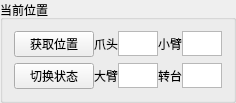
           <widget class="QGroupBox" name="groupBox_4">
            <property name="enabled">
             <bool>true</bool>
            </property>
            <property name="sizePolicy">
             <sizepolicy hsizetype="Minimum" vsizetype="Minimum">
              <horstretch>0</horstretch>
              <verstretch>0</verstretch>
             </sizepolicy>
            </property>
            <property name="maximumSize">
             <size>
              <width>16777215</width>
              <height>220</height>
             </size>
            </property>
            <property name="font">
             <font>
              <weight>50</weight>
              <bold>false</bold>
              <underline>false</underline>
             </font>
            </property>
            <property name="styleSheet">
             <string notr="true"/>
            </property>
            <property name="title">
             <string>当前位置</string>
            </property>
            <property name="flat">
             <bool>false</bool>
            </property>
            <property name="checkable">
             <bool>false</bool>
            </property>
            <layout class="QVBoxLayout" name="verticalLayout_4">
             <item>
              <layout class="QHBoxLayout" name="horizontalLayout_10" stretch="0,0,0,0,0">
               <property name="spacing">
                <number>0</number>
               </property>
               <property name="topMargin">
                <number>0</number>
               </property>
               <item>
                <widget class="QPushButton" name="pushButton_ReadLocation">
                 <property name="sizePolicy">
                  <sizepolicy hsizetype="Minimum" vsizetype="Minimum">
                   <horstretch>0</horstretch>
                   <verstretch>0</verstretch>
                  </sizepolicy>
                 </property>
                 <property name="maximumSize">
                  <size>
                   <width>100</width>
                   <height>35</height>
                  </size>
                 </property>
                 <property name="text">
                  <string>获取位置</string>
                 </property>
                </widget>
               </item>
               <item>
                <widget class="QLabel" name="label_3">
                 <property name="maximumSize">
                  <size>
                   <width>30</width>
                   <height>20</height>
                  </size>
                 </property>
                 <property name="text">
                  <string>爪头</string>
                 </property>
                </widget>
               </item>
               <item>
                <widget class="QTextEdit" name="textEdit_ClowObtain">
                 <property name="sizePolicy">
                  <sizepolicy hsizetype="Preferred" vsizetype="Preferred">
                   <horstretch>0</horstretch>
                   <verstretch>0</verstretch>
                  </sizepolicy>
                 </property>
                 <property name="maximumSize">
                  <size>
                   <width>40</width>
                   <height>25</height>
                  </size>
                 </property>
                 <property name="tabChangesFocus">
                  <bool>true</bool>
                 </property>
                 <property name="html">
                  <string>&lt;!DOCTYPE HTML PUBLIC &quot;-//W3C//DTD HTML 4.0//EN&quot; &quot;http://www.w3.org/TR/REC-html40/strict.dtd&quot;&gt;
&lt;html&gt;&lt;head&gt;&lt;meta name=&quot;qrichtext&quot; content=&quot;1&quot; /&gt;&lt;style type=&quot;text/css&quot;&gt;
p, li { white-space: pre-wrap; }
&lt;/style&gt;&lt;/head&gt;&lt;body style=&quot; font-family:'SimSun'; font-size:9pt; font-weight:400; font-style:normal;&quot;&gt;
&lt;p align=&quot;center&quot; style=&quot;-qt-paragraph-type:empty; margin-top:0px; margin-bottom:0px; margin-left:0px; margin-right:0px; -qt-block-indent:0; text-indent:0px;&quot;&gt;&lt;br /&gt;&lt;/p&gt;&lt;/body&gt;&lt;/html&gt;</string>
                 </property>
                </widget>
               </item>
               <item>
                <widget class="QLabel" name="label_4">
                 <property name="maximumSize">
                  <size>
                   <width>30</width>
                   <height>20</height>
                  </size>
                 </property>
                 <property name="text">
                  <string>小臂</string>
                 </property>
                </widget>
               </item>
               <item>
                <widget class="QTextEdit" name="textEdit_SArmObtain">
                 <property name="sizePolicy">
                  <sizepolicy hsizetype="Preferred" vsizetype="Preferred">
                   <horstretch>0</horstretch>
                   <verstretch>0</verstretch>
                  </sizepolicy>
                 </property>
                 <property name="maximumSize">
                  <size>
                   <width>40</width>
                   <height>25</height>
                  </size>
                 </property>
                 <property name="tabChangesFocus">
                  <bool>true</bool>
                 </property>
                 <property name="html">
                  <string>&lt;!DOCTYPE HTML PUBLIC &quot;-//W3C//DTD HTML 4.0//EN&quot; &quot;http://www.w3.org/TR/REC-html40/strict.dtd&quot;&gt;
&lt;html&gt;&lt;head&gt;&lt;meta name=&quot;qrichtext&quot; content=&quot;1&quot; /&gt;&lt;style type=&quot;text/css&quot;&gt;
p, li { white-space: pre-wrap; }
&lt;/style&gt;&lt;/head&gt;&lt;body style=&quot; font-family:'SimSun'; font-size:9pt; font-weight:400; font-style:normal;&quot;&gt;
&lt;p align=&quot;center&quot; style=&quot;-qt-paragraph-type:empty; margin-top:0px; margin-bottom:0px; margin-left:0px; margin-right:0px; -qt-block-indent:0; text-indent:0px;&quot;&gt;&lt;br /&gt;&lt;/p&gt;&lt;/body&gt;&lt;/html&gt;</string>
                 </property>
                </widget>
               </item>
              </layout>
             </item>
             <item>
              <layout class="QHBoxLayout" name="horizontalLayout_9">
               <property name="spacing">
                <number>0</number>
               </property>
               <item>
                <widget class="QPushButton" name="pushButton_SwitchStatus">
                 <property name="sizePolicy">
                  <sizepolicy hsizetype="Minimum" vsizetype="Minimum">
                   <horstretch>0</horstretch>
                   <verstretch>0</verstretch>
                  </sizepolicy>
                 </property>
                 <property name="maximumSize">
                  <size>
                   <width>100</width>
                   <height>35</height>
                  </size>
                 </property>
                 <property name="text">
                  <string>切换状态</string>
                 </property>
                </widget>
               </item>
               <item>
                <widget class="QLabel" name="label_2">
                 <property name="sizePolicy">
                  <sizepolicy hsizetype="Preferred" vsizetype="Preferred">
                   <horstretch>0</horstretch>
                   <verstretch>0</verstretch>
                  </sizepolicy>
                 </property>
                 <property name="maximumSize">
                  <size>
                   <width>30</width>
                   <height>20</height>
                  </size>
                 </property>
                 <property name="text">
                  <string>大臂</string>
                 </property>
                </widget>
               </item>
               <item>
                <widget class="QTextEdit" name="textEdit_BArmObtain">
                 <property name="sizePolicy">
                  <sizepolicy hsizetype="Minimum" vsizetype="Minimum">
                   <horstretch>0</horstretch>
                   <verstretch>0</verstretch>
                  </sizepolicy>
                 </property>
                 <property name="maximumSize">
                  <size>
                   <width>40</width>
                   <height>25</height>
                  </size>
                 </property>
                 <property name="tabChangesFocus">
                  <bool>true</bool>
                 </property>
                 <property name="html">
                  <string>&lt;!DOCTYPE HTML PUBLIC &quot;-//W3C//DTD HTML 4.0//EN&quot; &quot;http://www.w3.org/TR/REC-html40/strict.dtd&quot;&gt;
&lt;html&gt;&lt;head&gt;&lt;meta name=&quot;qrichtext&quot; content=&quot;1&quot; /&gt;&lt;style type=&quot;text/css&quot;&gt;
p, li { white-space: pre-wrap; }
&lt;/style&gt;&lt;/head&gt;&lt;body style=&quot; font-family:'SimSun'; font-size:9pt; font-weight:400; font-style:normal;&quot;&gt;
&lt;p align=&quot;center&quot; style=&quot;-qt-paragraph-type:empty; margin-top:0px; margin-bottom:0px; margin-left:0px; margin-right:0px; -qt-block-indent:0; text-indent:0px;&quot;&gt;&lt;br /&gt;&lt;/p&gt;&lt;/body&gt;&lt;/html&gt;</string>
                 </property>
                </widget>
               </item>
               <item>
                <widget class="QLabel" name="label">
                 <property name="sizePolicy">
                  <sizepolicy hsizetype="Ignored" vsizetype="Ignored">
                   <horstretch>0</horstretch>
                   <verstretch>0</verstretch>
                  </sizepolicy>
                 </property>
                 <property name="maximumSize">
                  <size>
                   <width>30</width>
                   <height>20</height>
                  </size>
                 </property>
                 <property name="text">
                  <string>转台</string>
                 </property>
                </widget>
               </item>
               <item>
                <widget class="QTextEdit" name="textEdit_RevolvingStageObtain">
                 <property name="sizePolicy">
                  <sizepolicy hsizetype="Minimum" vsizetype="Minimum">
                   <horstretch>0</horstretch>
                   <verstretch>0</verstretch>
                  </sizepolicy>
                 </property>
                 <property name="maximumSize">
                  <size>
                   <width>40</width>
                   <height>25</height>
                  </size>
                 </property>
                 <property name="tabChangesFocus">
                  <bool>true</bool>
                 </property>
                 <property name="html">
                  <string>&lt;!DOCTYPE HTML PUBLIC &quot;-//W3C//DTD HTML 4.0//EN&quot; &quot;http://www.w3.org/TR/REC-html40/strict.dtd&quot;&gt;
&lt;html&gt;&lt;head&gt;&lt;meta name=&quot;qrichtext&quot; content=&quot;1&quot; /&gt;&lt;style type=&quot;text/css&quot;&gt;
p, li { white-space: pre-wrap; }
&lt;/style&gt;&lt;/head&gt;&lt;body style=&quot; font-family:'SimSun'; font-size:9pt; font-weight:400; font-style:normal;&quot;&gt;
&lt;p align=&quot;center&quot; style=&quot;-qt-paragraph-type:empty; margin-top:0px; margin-bottom:0px; margin-left:0px; margin-right:0px; -qt-block-indent:0; text-indent:0px;&quot;&gt;&lt;br /&gt;&lt;/p&gt;&lt;/body&gt;&lt;/html&gt;</string>
                 </property>
                </widget>
               </item>
              </layout>
             </item>
            </layout>
           </widget>
